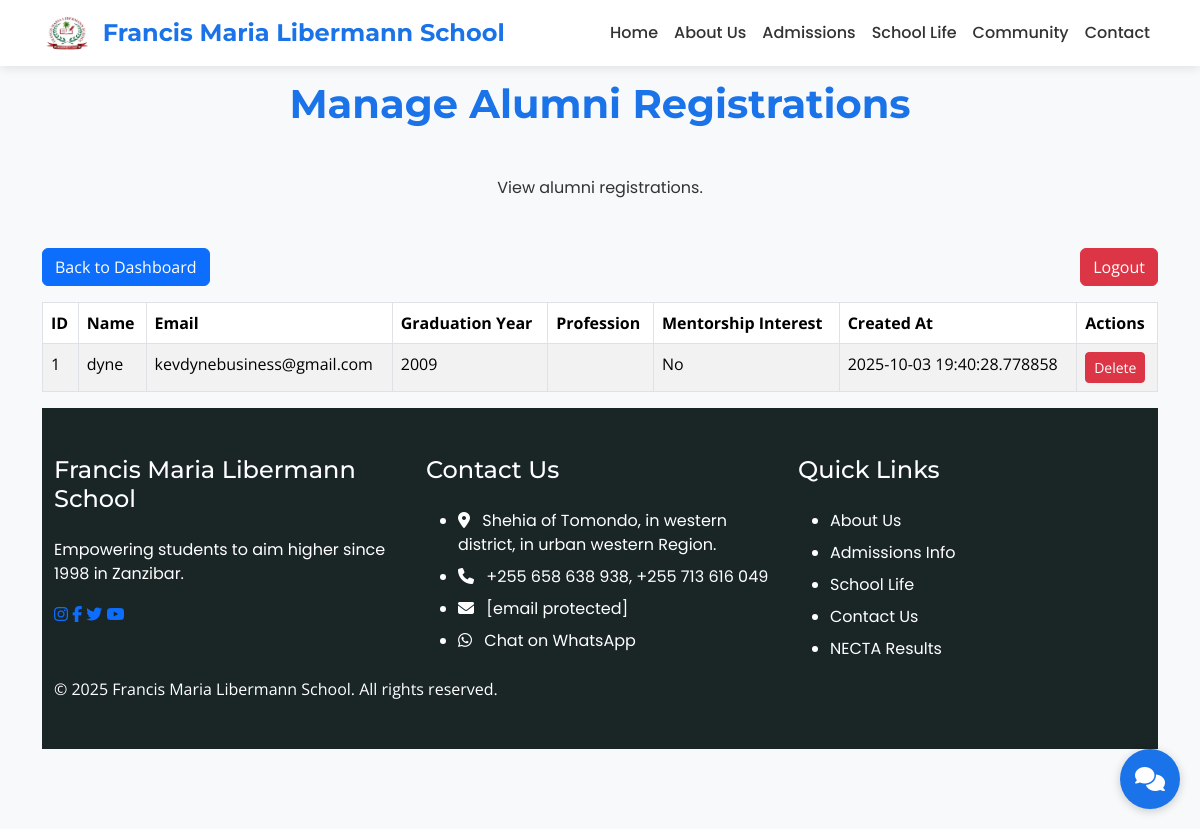
/admin/alumni (signed in), run on an earlier commit of the app's database.
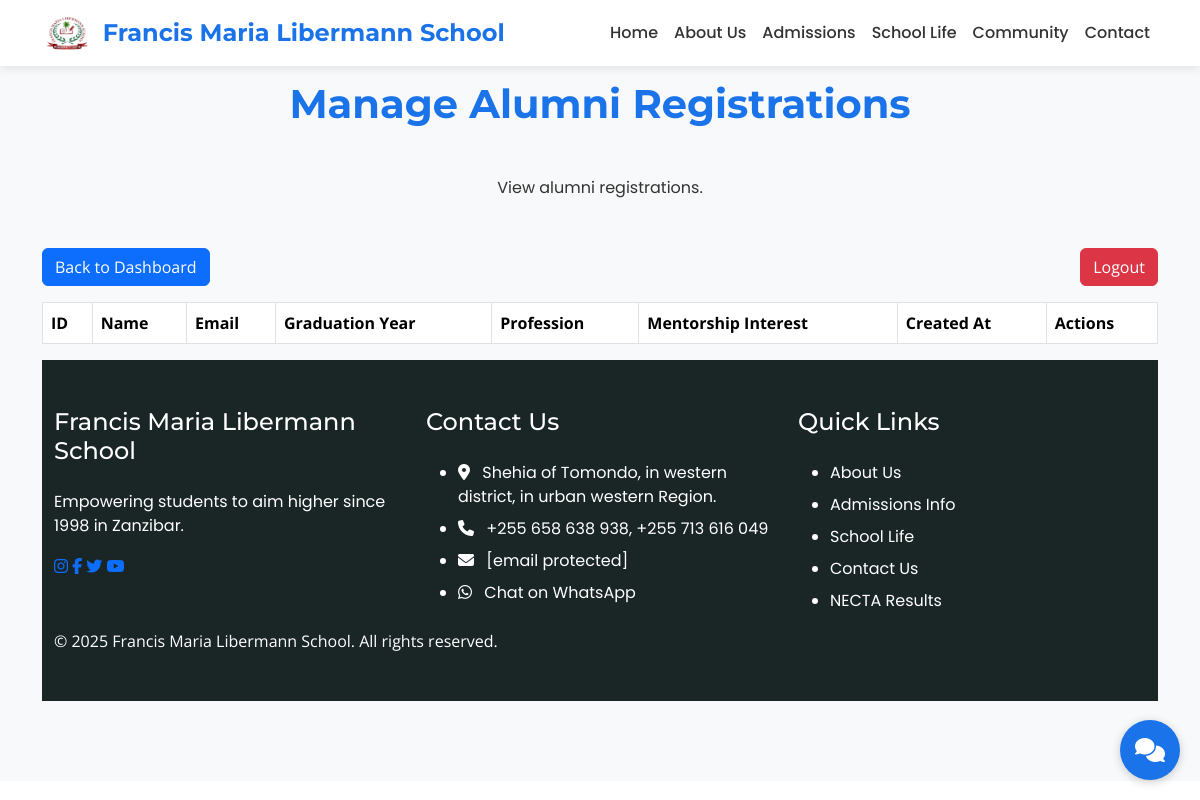
And on a later commit of the database.
### app/models.py (models this page shows, shortened)
class Alumni(db.Model):
    id = db.Column(db.Integer, primary_key=True)
    name = db.Column(db.String(100), nullable=False)
    email = db.Column(db.String(120), nullable=False)
    graduation_year = db.Column(db.Integer, nullable=False)
    profession = db.Column(db.String(100))
    mentorship_interest = db.Column(db.Boolean, default=False)
    created_at = db.Column(db.DateTime, default=datetime.utcnow)

### app/routes.py (the view, shortened to what this page needs)
@main.route('/admin/alumni', methods=['GET', 'POST'])
@login_required
def admin_alumni():
    search_query = request.form.get('search', '') if request.method == 'POST' else ''
    if search_query:
        alumni = Alumni.query.filter(
            (Alumni.name.ilike(f'%{search_query}%')) |
            (Alumni.email.ilike(f'%{search_query}%')) |
            (Alumni.profession.ilike(f'%{search_query}%'))
        ).all()
    else:
        alumni = Alumni.query.all()
    return render_template('admin_alumni.html', alumni=alumni, search_query=search_query)

### app/templates/admin_alumni.html
{% extends "base.html" %}
{% block content %}
<section class="section bg-light">
    <div class="container">
        <h2 class="section-title">Manage Alumni Registrations</h2>
        <p class="text-center mb-5">View alumni registrations.</p>
        <div class="row mb-3">
            <div class="col-md-12">
                <a href="{{ url_for('main.admin_dashboard') }}" class="btn btn-primary">Back to Dashboard</a>
                <a href="{{ url_for('main.admin_logout') }}" class="btn btn-danger float-end">Logout</a>
            </div>
        </div>
        <div class="row">
            <div class="col-md-12">
                <table class="table table-bordered table-striped">
                    <thead>
                        <tr>
                            <th>ID</th>
                            <th>Name</th>
                            <th>Email</th>
                            <th>Graduation Year</th>
                            <th>Profession</th>
                            <th>Mentorship Interest</th>
                            <th>Created At</th>
                            <th>Actions</th>
                        </tr>
                    </thead>
                    <tbody>
                        {% for alum in alumni %}
                        <tr>
                            <td>{{ alum.id }}</td>
                            <td>{{ alum.name }}</td>
                            <td>{{ alum.email }}</td>
                            <td>{{ alum.graduation_year }}</td>
                            <td>{{ alum.profession }}</td>
                            <td>{{ 'Yes' if alum.mentorship_interest else 'No' }}</td>
                            <td>{{ alum.created_at }}</td>
                            <td>
                                <form method="POST" action="{{ url_for('main.delete_alumni', alumni_id=alum.id) }}"
                                    onsubmit="return confirm('Are you sure you want to delete this alumni registration?');"
                                    class="display: inline;">
                                    <button type="submit" class="btn btn-danger btn-sm">Delete</button>
                                </form>
                            </td>
                        </tr>
                        {% endfor %}
                    </tbody>
                </table>
            </div>
        </div>
{% endblock %}

What changed in the data, as far as the page shows it:
removed Alumni: id "1", name "dyne", email "kevdynebusiness@gmail.com", graduation_year "2009", mentorship_interest "No", created_at "2025-10-03 19:40:28.778858"
